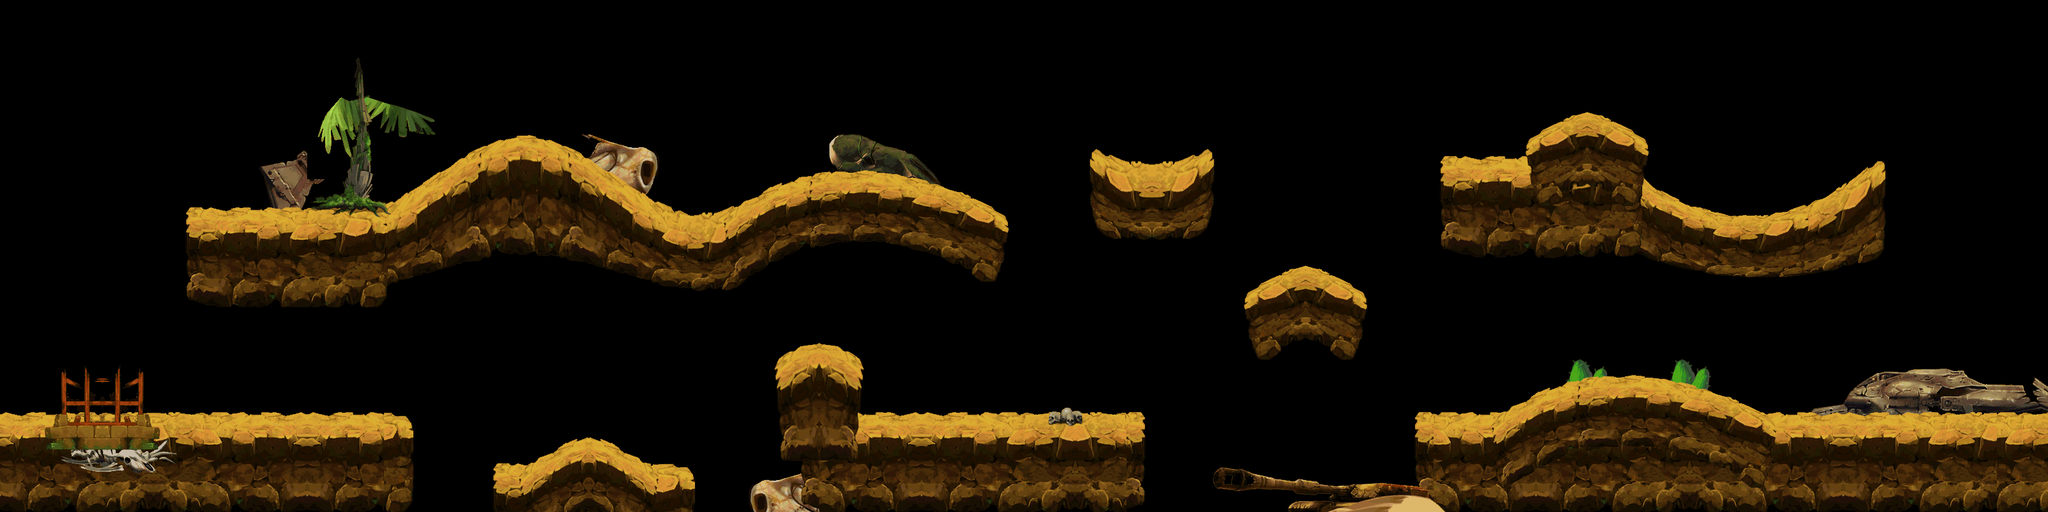

This game map was drawn from its Tiled (.tmx) file and the tilesets committed beside it. A one-line description and the trimmed map source follow:
An orthogonal 80x20 tile map with 40x40 px tiles, 4 tile layers (land1, land2, land3, land4) and 77 objects.

<map version="1.0" orientation="orthogonal" width="80" height="20" tilewidth="40" tileheight="40">
 <tileset firstgid="1" name="5_1" tilewidth="40" tileheight="40">
  <image source="d-land.png" width="2025" height="1793" />
 </tileset>
 <layer name="land1" width="80" height="20">
  <data>[1600 cells, 342 non-empty, 312 distinct tile ids]</data>
 </layer>
 <layer name="land2" width="80" height="20">
  <data>[1600 cells, 607 non-empty, 174 distinct tile ids]</data>
 </layer>
 <layer name="land3" width="80" height="20">
  <data>[1600 cells, 316 non-empty, 190 distinct tile ids]</data>
 </layer>
 <layer name="land4" width="80" height="20">
  <data>[1600 cells, 36 non-empty, 20 distinct tile ids]</data>
 </layer>
 <objectgroup name="pengzhuang" width="80" height="20">
  <object x="2" y="667" width="636" height="146" />
  <object x="292" y="348" width="311" height="48" />
  <object x="766" y="237" width="113" height="45" />
  <object x="1286" y="281" width="114" height="43" />
  <object x="604" y="349" width="158" height="46" />
  <object x="877" y="361" width="409" height="53" />
  <object x="1399" y="340" width="169" height="48" />
  <object x="1706" y="292" width="186" height="33" />
  <object x="1348" y="670" width="435" height="53" />
  <object x="1219" y="585" width="103" height="42" />
  <object x="1322" y="586" width="25" height="135" />
  <object x="1027" y="748" width="52" height="57" />
  <object x="776" y="748" width="251" height="55" />
  <object x="1950" y="463" width="177" height="46" />
  <object x="2255" y="268" width="133" height="51" />
  <object x="2389" y="234" width="168" height="51" />
  <object x="2689" y="354" width="89" height="34" />
  <object x="2778" y="355" width="161" height="49" />
  <object x="2557" y="234" width="17" height="110" />
  <object x="2586" y="353" width="103" height="50" />
  <object x="2213" y="667" width="118" height="49" />
  <object x="2787" y="670" width="438" height="107" />
  <object x="2330" y="666" width="137" height="48" />
  <object x="2466" y="605" width="135" height="39" />
  <object x="2599" y="670" width="188" height="35" />
 </objectgroup>
 <objectgroup name="zuobiao1" width="80" height="20">
  <object x="349" y="347">
   <properties>
    <property name="id" value="1" />
    <property name="type" value="1" />
   </properties>
  </object>
  <object x="2925" y="681">
   <properties>
    <property name="id" value="1" />
    <property name="type" value="1" />
   </properties>
  </object>
  <object x="2861" y="681">
   <properties>
    <property name="id" value="1" />
    <property name="type" value="1" />
   </properties>
  </object>
  <object x="1687" y="677">
   <properties>
    <property name="id" value="1" />
    <property name="type" value="1" />
   </properties>
  </object>
  <object x="1623" y="677">
   <properties>
    <property name="id" value="1" />
    <property name="type" value="1" />
   </properties>
  </object>
  <object x="464" y="676">
   <properties>
    <property name="id" value="1" />
    <property name="type" value="1" />
   </properties>
  </object>
  <object x="400" y="676">
   <properties>
    <property name="id" value="1" />
    <property name="type" value="1" />
   </properties>
  </object>
 </objectgroup>
 <objectgroup name="zuobiao2" width="80" height="20">
  <object x="822" y="231">
   <properties>
    <property name="id" value="101" />
    <property name="num" value="5" />
    <property name="range" value="100" />
    <property name="time" value="1" />
    <property name="timemax" value="12" />
    <property name="timemin" value="3" />
    <property name="z" value="0" />
   </properties>
  </object>
  <object x="1561" y="670">
   <properties>
    <property name="id" value="101" />
    <property name="num" value="6" />
    <property name="range" value="20" />
    <property name="time" value="2" />
    <property name="timemax" value="12" />
    <property name="timmin" value="3" />
   </properties>
  </object>
  <object x="2909" y="670">
   <properties>
    <property name="id" value="101" />
    <property name="num" value="6" />
    <property name="range" value="20" />
    <property name="time" value="2" />
    <property name="timemax" value="12" />
    <property name="timmin" value="3" />
   </properties>
  </object>
  <object x="506" y="670">
   <properties>
    <property name="id" value="101" />
    <property name="num" value="6" />
    <property name="range" value="20" />
    <property name="time" value="2" />
    <property name="timemax" value="12" />
    <property name="timmin" value="3" />
   </properties>
  </object>
  <object x="1480" y="668">
   <properties>
    <property name="id" value="103" />
    <property name="num" value="4" />
    <property name="range" value="50" />
    <property name="time" value="6" />
    <property name="timemax" value="10" />
    <property name="timmin" value="3" />
   </properties>
  </object>
  <object x="2732" y="352">
   <properties>
    <property name="id" value="103" />
    <property name="num" value="4" />
    <property name="range" value="50" />
    <property name="time" value="6" />
    <property name="timemax" value="10" />
    <property name="timmin" value="3" />
   </properties>
  </object>
  </objectgroup>
 <objectgroup name="zuobiao3" width="80" height="20">
  <!-- 18 objects omitted --></objectgroup>
</map>
<!-- 39 of 77 objects omitted -->
